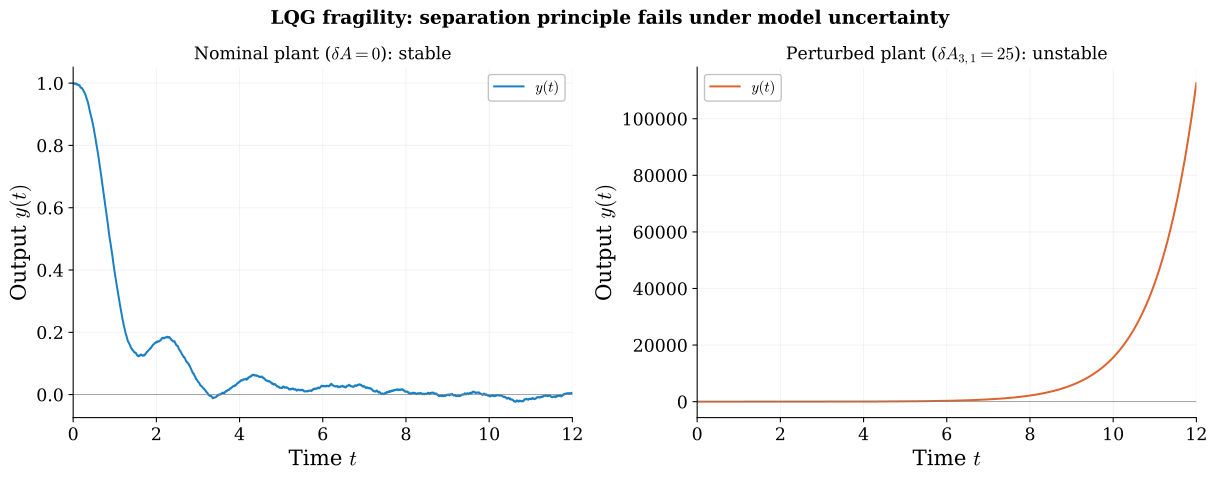

The Python source for this figure:
"""
LQG fragility: separation principle fails under model uncertainty.

Nominal plant: lightly damped 3rd-order system.
LQG controller designed for nominal A.
Perturb A → A + δA and show closed-loop instability.

Figure: two panels side by side.
  Left:  nominal (stable, good tracking)
  Right: perturbed A (unstable / divergent)
"""
import numpy as np
from scipy.linalg import solve_continuous_are
from scipy.integrate import solve_ivp
import matplotlib, matplotlib.pyplot as plt

matplotlib.rcParams.update({
    "svg.fonttype": "path", "mathtext.fontset": "cm",
    "font.family": "serif", "font.size": 14,
    "axes.labelsize": 16, "axes.titlesize": 16,
    "legend.fontsize": 11, "xtick.labelsize": 13, "ytick.labelsize": 13,
    "lines.linewidth": 2.2, "axes.linewidth": 0.8,
    "axes.spines.top": False, "axes.spines.right": False,
})
BLUE = "#0072BD"; ORANGE = "#D95319"; GREEN = "#77AC30"

# ── Nominal plant ─────────────────────────────────────────────
# 3rd-order with a lightly damped resonance + integrator-like mode
A = np.array([[ 0,    1,    0  ],
              [ 0,    0,    1  ],
              [-10,  -12,  -2  ]])
B = np.array([[0], [0], [1]])
C = np.array([[1, 0, 0]])
n = 3

eigs_A = np.linalg.eigvals(A)
print(f"Plant eigenvalues: {np.sort_complex(eigs_A).round(3)}")

# ── LQR gain ──────────────────────────────────────────────────
Q_lqr = np.diag([100, 10, 1])
R_lqr = np.array([[0.1]])

P = solve_continuous_are(A, B, Q_lqr, R_lqr)
K = np.linalg.solve(R_lqr, B.T @ P)
eigs_cl = np.linalg.eigvals(A - B @ K)
print(f"LQR closed-loop poles: {np.sort_complex(eigs_cl).round(3)}")

# ── Kalman gain ───────────────────────────────────────────────
W = np.diag([0.1, 0.1, 1.0])   # process noise
V = np.array([[0.5]])           # measurement noise

Pf = solve_continuous_are(A.T, C.T, W, V)
L = (Pf @ C.T @ np.linalg.inv(V))
eigs_obs = np.linalg.eigvals(A - L @ C)
print(f"Kalman observer poles: {np.sort_complex(eigs_obs).round(3)}")

# ── Perturbation: search for destabilising δA ─────────────────
# Perturb the (2,0) entry (affects coupling between modes)
def closed_loop_eigs(delta):
    dA = np.zeros((3, 3))
    dA[2, 0] = delta
    A_true = A + dA
    # Augmented: [A_true-BK, BK; dA, A-LC]
    M = np.block([[A_true - B @ K, B @ K],
                  [dA, A - L @ C]])
    return np.linalg.eigvals(M)

# Sweep to find instability threshold
print("\nSweeping perturbation δA[2,0]:")
for d in [0, 5, 10, 15, 20, 25, 30]:
    eigs = closed_loop_eigs(d)
    max_re = eigs.real.max()
    print(f"  δ = {d:3d}: max Re(λ) = {max_re:+.4f}"
          f"  {'UNSTABLE' if max_re > 0 else 'stable'}")

# Pick a destabilising value
delta_unstable = 25.0
dA = np.zeros((3, 3)); dA[2, 0] = delta_unstable

# Verify
eigs_nom = closed_loop_eigs(0)
eigs_pert = closed_loop_eigs(delta_unstable)
print(f"\nNominal max Re: {eigs_nom.real.max():.4f}")
print(f"Perturbed max Re: {eigs_pert.real.max():.4f}")

# ── Simulate ──────────────────────────────────────────────────
T = 12.0
dt = 0.001
tg = np.arange(0, T, dt)
N = len(tg)
rng = np.random.default_rng(42)

def simulate(A_true, T, tg):
    """Simulate LQG closed-loop with noise."""
    x = np.array([1.0, 0.0, 0.0])   # nonzero IC
    xhat = np.zeros(n)               # observer starts at zero
    ys = np.zeros(N)
    us = np.zeros(N)

    for i in range(N):
        y = (C @ x)[0] + np.sqrt(V[0,0]) * rng.standard_normal()
        u = -(K @ xhat)[0]

        ys[i] = (C @ x)[0]
        us[i] = u

        # Process noise
        w = np.array([np.sqrt(W[0,0]), np.sqrt(W[1,1]),
                       np.sqrt(W[2,2])]) * rng.standard_normal(3)

        # State update (Euler)
        x = x + (A_true @ x + B.flatten() * u + w) * dt
        # Observer update
        innov = y - (C @ xhat)[0]
        xhat = xhat + (A @ xhat + B.flatten() * u + L.flatten() * innov) * dt

    return ys, us

print("Simulating nominal ...", flush=True)
rng = np.random.default_rng(42)
y_nom, u_nom = simulate(A, T, tg)

print("Simulating perturbed ...", flush=True)
rng = np.random.default_rng(42)  # same noise realisation
y_pert, u_pert = simulate(A + dA, T, tg)

# ── Figure ────────────────────────────────────────────────────
fig, (ax1, ax2) = plt.subplots(1, 2, figsize=(13, 5), sharey=False)
fig.subplots_adjust(left=0.07, right=0.97, top=0.86, bottom=0.13,
                    wspace=0.25)
fig.suptitle(
    "LQG fragility: separation principle fails under model uncertainty",
    fontsize=14, fontweight="bold")

# Left: nominal
ax1.plot(tg, y_nom, color=BLUE, lw=1.5, alpha=0.9, label=r"$y(t)$")
ax1.axhline(0, color="0.5", lw=0.5)
ax1.set_xlabel("Time $t$")
ax1.set_ylabel(r"Output $y(t)$")
ax1.set_title("Nominal plant ($\\delta A = 0$): stable", fontsize=13)
ax1.set_xlim(0, T)
ax1.grid(True, alpha=0.15)
ax1.legend(loc="upper right", framealpha=0.95, edgecolor="0.75")

# Right: perturbed
ax2.plot(tg, y_pert, color=ORANGE, lw=1.5, alpha=0.9, label=r"$y(t)$")
ax2.axhline(0, color="0.5", lw=0.5)
ax2.set_xlabel("Time $t$")
ax2.set_ylabel(r"Output $y(t)$")
ax2.set_title(
    rf"Perturbed plant ($\delta A_{{3,1}} = {delta_unstable:.0f}$): unstable",
    fontsize=13)
ax2.set_xlim(0, T)
ax2.grid(True, alpha=0.15)
ax2.legend(loc="upper left", framealpha=0.95, edgecolor="0.75")

fig.savefig("lqg_fragility.svg", bbox_inches="tight")
fig.savefig("lqg_fragility.png", dpi=200, bbox_inches="tight")
plt.close()
print("Saved lqg_fragility.svg")
